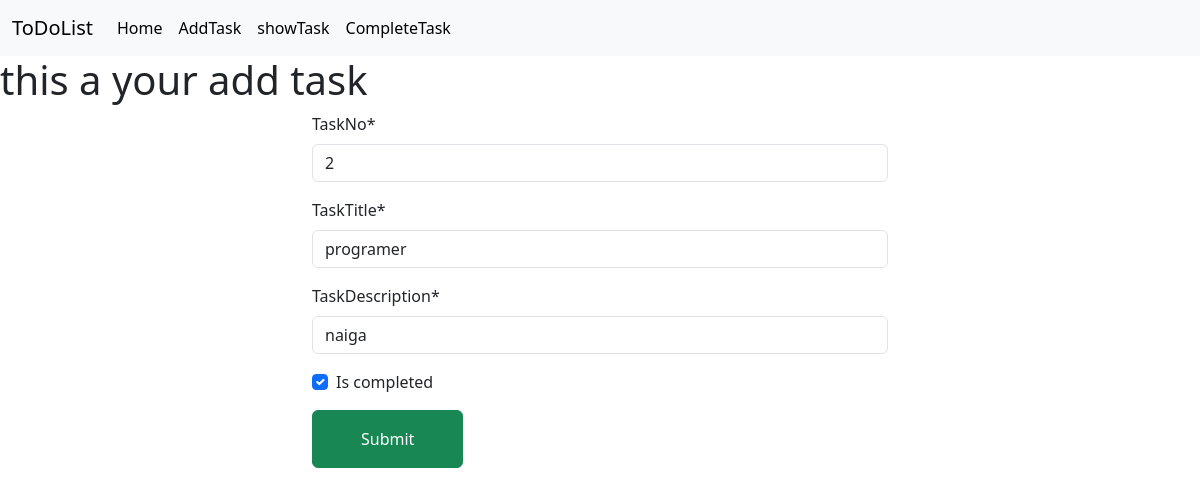
Screenshot of /EditTask/2 with the database file from the repository.
### frist_app/models.py (models this page shows, shortened)
class taskModel(models.Model):
    taskNo = models.IntegerField(primary_key=True)
    taskTitle = models.CharField(max_length=40);
    taskDescription = models.CharField(max_length=100);
    is_completed = models.BooleanField()

### frist_app/views.py (the view)
# urls.py: path('EditTask/<int:id>',views.editTask, name = "EditTask"),
def editTask(request,id):
    edtask = models.taskModel.objects.get(pk = id)
    form = forms.taskForm(instance = edtask)
    if request.method == 'POST':
        edtask = forms.taskForm(request.POST, instance = edtask)
        if edtask.is_valid():
            edtask.save()
            return redirect('showTask')
    return render(request, 'add.html',{'form' : form})

### frist_app/forms.py
class taskForm(forms.ModelForm):
    class Meta:
        model = models.taskModel
        fields = ['taskNo', 'taskTitle', 'taskDescription','is_completed']

### frist_app/templates/add.html (shortened to what this page needs)
{% extends 'home.html' %}
{% load crispy_forms_tags %}
{% block content %}
    <h1>this a your add task </h1>
   <div class="container w-50">
        <form method="post">
            {{form | crispy}}
            <button type="submit" class = "btn btn-success py-3 px-5">Submit</button>
        </form>
   </div>
{% endblock  %}

### rows the page displays
taskModel: taskNo "2", taskTitle "programer", taskDescription "naiga", is_completed "☑"
